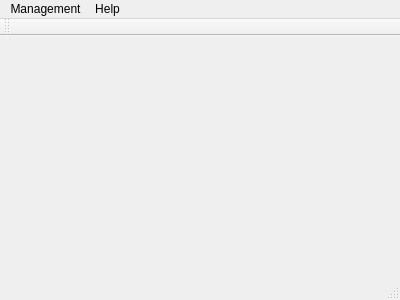
<?xml version="1.0" encoding="UTF-8"?>
<ui version="4.0">
 <class>MainWindow</class>
 <widget class="QMainWindow" name="MainWindow">
  <property name="geometry">
   <rect>
    <x>0</x>
    <y>0</y>
    <width>400</width>
    <height>300</height>
   </rect>
  </property>
  <property name="windowTitle">
   <string>MainWindow</string>
  </property>
  <widget class="QWidget" name="centralWidget"/>
  <widget class="QMenuBar" name="menuBar">
   <property name="geometry">
    <rect>
     <x>0</x>
     <y>0</y>
     <width>400</width>
     <height>23</height>
    </rect>
   </property>
   <widget class="QMenu" name="menuManagement">
    <property name="title">
     <string>Management</string>
    </property>
    <widget class="QMenu" name="menuInsert">
     <property name="title">
      <string>Insert</string>
     </property>
     <addaction name="actionIDoctor"/>
     <addaction name="actionIOffice"/>
     <addaction name="actionIPatient"/>
     <addaction name="actionIWard"/>
    </widget>
    <widget class="QMenu" name="menuDelete">
     <property name="title">
      <string>Delete</string>
     </property>
     <addaction name="actionDDoctor"/>
     <addaction name="actionDOffice"/>
     <addaction name="actionDPatient"/>
     <addaction name="actionDWard"/>
    </widget>
    <widget class="QMenu" name="menuModify">
     <property name="title">
      <string>Modify</string>
     </property>
     <addaction name="actionMDoctor"/>
     <addaction name="actionMOffice"/>
     <addaction name="actionMPatient"/>
     <addaction name="actionMWard"/>
    </widget>
    <widget class="QMenu" name="menuQuery">
     <property name="title">
      <string>Query</string>
     </property>
     <addaction name="actionQDoctor"/>
     <addaction name="actionQOffice"/>
     <addaction name="actionQPatient"/>
     <addaction name="actionQWard"/>
    </widget>
    <addaction name="menuInsert"/>
    <addaction name="menuDelete"/>
    <addaction name="menuModify"/>
    <addaction name="menuQuery"/>
   </widget>
   <widget class="QMenu" name="menuHelp">
    <property name="title">
     <string>Help</string>
    </property>
    <addaction name="actionAbout"/>
   </widget>
   <addaction name="menuManagement"/>
   <addaction name="menuHelp"/>
  </widget>
  <widget class="QToolBar" name="mainToolBar">
   <attribute name="toolBarArea">
    <enum>TopToolBarArea</enum>
   </attribute>
   <attribute name="toolBarBreak">
    <bool>false</bool>
   </attribute>
  </widget>
  <widget class="QStatusBar" name="statusBar"/>
  <action name="actionAbout">
   <property name="text">
    <string>About</string>
   </property>
  </action>
  <action name="actionIDoctor">
   <property name="text">
    <string>Doctor</string>
   </property>
  </action>
  <action name="actionIOffice">
   <property name="text">
    <string>Office</string>
   </property>
  </action>
  <action name="actionIPatient">
   <property name="text">
    <string>Patient</string>
   </property>
  </action>
  <action name="actionIWard">
   <property name="text">
    <string>Ward</string>
   </property>
  </action>
  <action name="actionDDoctor">
   <property name="text">
    <string>Doctor</string>
   </property>
  </action>
  <action name="actionDOffice">
   <property name="text">
    <string>Office</string>
   </property>
  </action>
  <action name="actionDPatient">
   <property name="text">
    <string>Patient</string>
   </property>
  </action>
  <action name="actionDWard">
   <property name="text">
    <string>Ward</string>
   </property>
  </action>
  <action name="actionMDoctor">
   <property name="text">
    <string>Doctor</string>
   </property>
  </action>
  <action name="actionMOffice">
   <property name="text">
    <string>Office</string>
   </property>
  </action>
  <action name="actionMPatient">
   <property name="text">
    <string>Patient</string>
   </property>
  </action>
  <action name="actionMWard">
   <property name="text">
    <string>Ward</string>
   </property>
  </action>
  <action name="actionQDoctor">
   <property name="text">
    <string>Doctor</string>
   </property>
  </action>
  <action name="actionQOffice">
   <property name="text">
    <string>Office</string>
   </property>
  </action>
  <action name="actionQPatient">
   <property name="text">
    <string>Patient</string>
   </property>
  </action>
  <action name="actionQWard">
   <property name="text">
    <string>Ward</string>
   </property>
  </action>
 </widget>
 <layoutdefault spacing="6" margin="11"/>
 <resources/>
 <connections/>
</ui>
